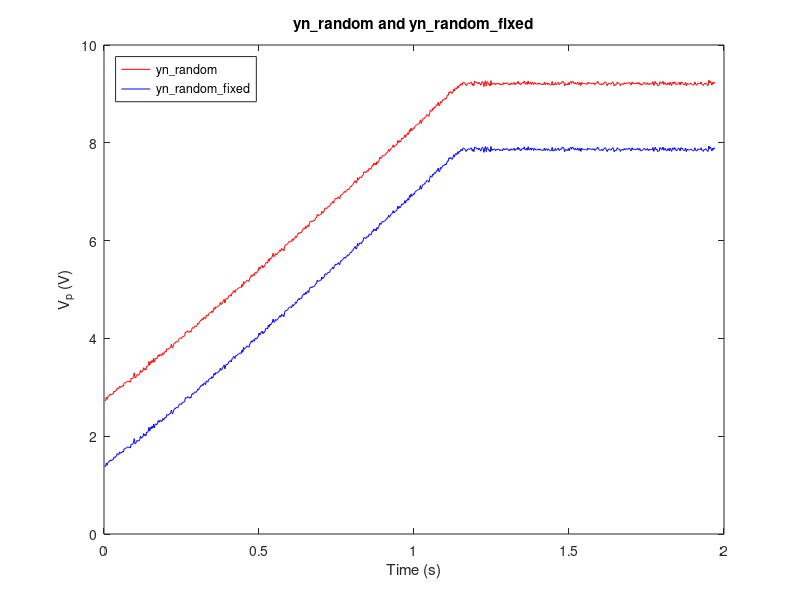

The MATLAB source for this figure:
% Create Randomly assigned data
%[km, alpha] = GenerateCSVRandom('EGB345RandomData.csv');
km = 5.527416188207571;
alpha = 3.239426161205120;

%Read CSV file into workspace
randomdata = csvread('EGB345RandomData.csv',2,0);

%Rename Step response Data
yn_random = [randomdata(:,3)];

%create a time vector 
t = [randomdata(:,1)];

%Step input data
stepin = [randomdata(:,2)];

offset = mean(yn_random(t < 0));

% offset = yn_random(1);

%Remove time offset
t = t - 0.046273;

t_fixed = t((t < 1.973) & (t > 0));
stepin = stepin((t < 1.973) & (t > 0));
yn_random = yn_random((t < 1.973) & (t > 0));

%Remove offset of step response 
yn_random_fixed = yn_random - offset;

%1.16291
figure(1);
plot (t_fixed,(yn_random),'r')
hold on 
plot (t_fixed,(yn_random_fixed),'b')

xlabel('Time (s)');
ylabel('V_p (V)');
title ('yn\_random and yn\_random\_fixed');
legend('yn\_random','yn\_random\_fixed','Location', 'northwest');


% 
save('prelabdata_yn_random.txt','yn_random','-ascii');
save('prelabdata_yn_random_fixed.txt','yn_random_fixed','-ascii');